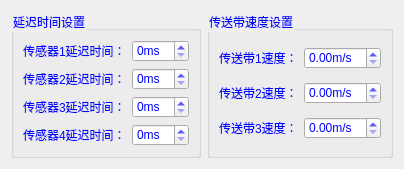
        <widget class="QWidget" name="system_setting">
         <layout class="QGridLayout" name="gridLayout_11">
          <item row="0" column="0">
           <widget class="QGroupBox" name="groupBox_5">
            <property name="styleSheet">
             <string notr="true">font: 12pt &quot;Arial&quot;;
color: rgb(0, 0, 255);</string>
            </property>
            <property name="title">
             <string>延迟时间设置</string>
            </property>
            <layout class="QGridLayout" name="gridLayout_3">
             <item row="0" column="0">
              <widget class="QLabel" name="label_9">
               <property name="styleSheet">
                <string notr="true">font: 12pt &quot;Arial&quot;;
color: rgb(0, 0, 255);</string>
               </property>
               <property name="text">
                <string>传感器1延迟时间：</string>
               </property>
              </widget>
             </item>
             <item row="0" column="1">
              <widget class="QSpinBox" name="spinBox_5">
               <property name="suffix">
                <string>ms</string>
               </property>
              </widget>
             </item>
             <item row="1" column="0">
              <widget class="QLabel" name="label_11">
               <property name="text">
                <string>传感器2延迟时间：</string>
               </property>
              </widget>
             </item>
             <item row="1" column="1">
              <widget class="QSpinBox" name="spinBox_7">
               <property name="suffix">
                <string>ms</string>
               </property>
              </widget>
             </item>
             <item row="2" column="0">
              <widget class="QLabel" name="label_12">
               <property name="text">
                <string>传感器3延迟时间：</string>
               </property>
              </widget>
             </item>
             <item row="2" column="1">
              <widget class="QSpinBox" name="spinBox_8">
               <property name="suffix">
                <string>ms</string>
               </property>
              </widget>
             </item>
             <item row="3" column="0">
              <widget class="QLabel" name="label_13">
               <property name="text">
                <string>传感器4延迟时间：</string>
               </property>
              </widget>
             </item>
             <item row="3" column="1">
              <widget class="QSpinBox" name="spinBox_9">
               <property name="suffix">
                <string>ms</string>
               </property>
              </widget>
             </item>
            </layout>
           </widget>
          </item>
          <item row="0" column="1">
           <widget class="QGroupBox" name="groupBox_6">
            <property name="styleSheet">
             <string notr="true">font: 12pt &quot;Arial&quot;;
color: rgb(0, 0, 255);</string>
            </property>
            <property name="title">
             <string>传送带速度设置</string>
            </property>
            <layout class="QGridLayout" name="gridLayout_9">
             <item row="0" column="0">
              <widget class="QLabel" name="label_14">
               <property name="text">
                <string>传送带1速度：</string>
               </property>
              </widget>
             </item>
             <item row="1" column="0">
              <widget class="QLabel" name="label_16">
               <property name="text">
                <string>传送带2速度：</string>
               </property>
              </widget>
             </item>
             <item row="0" column="1">
              <widget class="QDoubleSpinBox" name="doubleSpinBox_10">
               <property name="suffix">
                <string>m/s</string>
               </property>
              </widget>
             </item>
             <item row="2" column="0">
              <widget class="QLabel" name="label_15">
               <property name="text">
                <string>传送带3速度：</string>
               </property>
              </widget>
             </item>
             <item row="2" column="1">
              <widget class="QDoubleSpinBox" name="doubleSpinBox_12">
               <property name="suffix">
                <string>m/s</string>
               </property>
              </widget>
             </item>
             <item row="1" column="1">
              <widget class="QDoubleSpinBox" name="doubleSpinBox_11">
               <property name="suffix">
                <string>m/s</string>
               </property>
              </widget>
             </item>
            </layout>
           </widget>
          </item>
         </layout>
        </widget>
